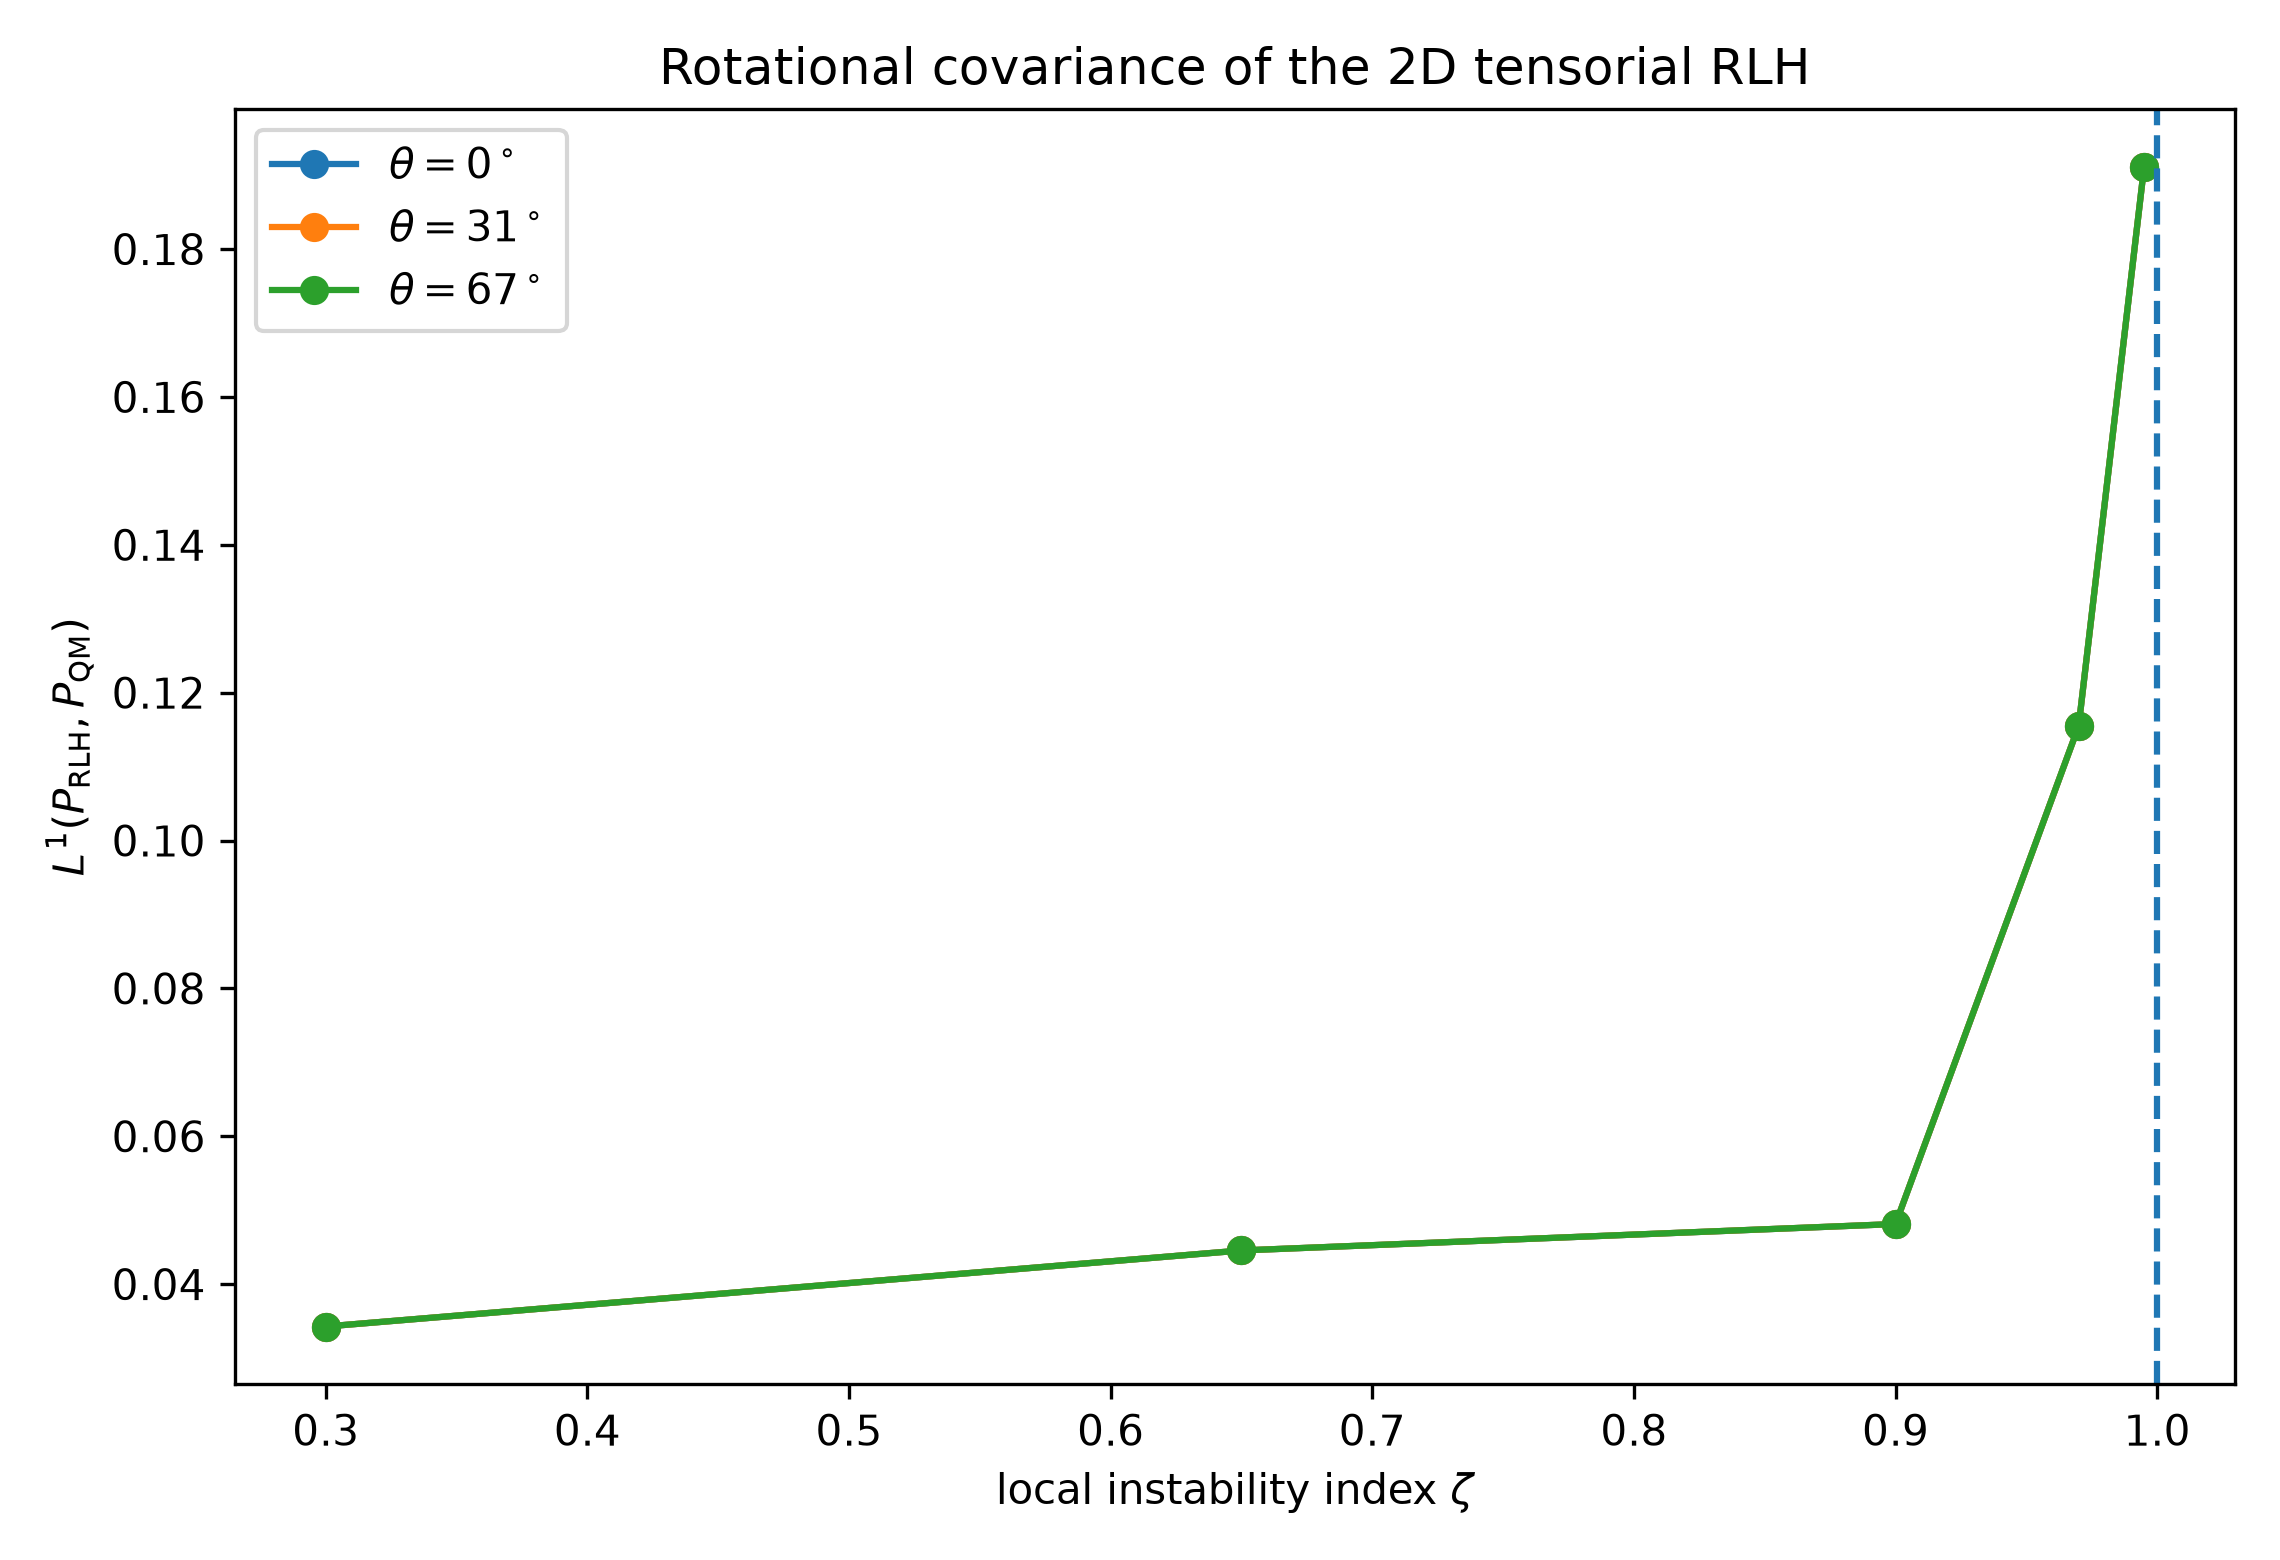

This chart was generated by the following Python code:
import csv
import numpy as np
import matplotlib.pyplot as plt
from scipy.linalg import eigh_tridiagonal


# ============================================================
# LHA-10D4
#
# Rotated 2D globally stable double well:
#
# V(u,v) =
#   -a u^2/2 + g u^4/4 + a^2/(4g)
#   + omega_perp^2 v^2/2
#
# Principal coordinates (u,v) are rotated relative to
# laboratory coordinates (x,y).
#
# Exact quantum PDF:
#
# P_QM(u,v) = P_DW_exact(u) P_HO_exact(v)
#
# RLH is evaluated tensorially in the laboratory frame.
#
# Units:
#   hbar = 1
#   M    = 1
# ============================================================


A = 1.0
G = 0.1
OMEGA_PERP = 1.7

ANGLES_DEG = [
    0.0,
    31.0,
    67.0,
]

ZETAS = [
    0.30,
    0.65,
    0.90,
    0.97,
    0.995,
    1.01,
]

# zeta = beta*sqrt(A)/pi
# with A=1:
# beta = pi*zeta


# ------------------------------------------------------------
# 1D exact double-well reference
# ------------------------------------------------------------

UMAX = 8.0
NU = 5001
N_STATES = 350

u_ref = np.linspace(
    -UMAX,
    UMAX,
    NU,
)

du = u_ref[1] - u_ref[0]

V_SHIFT = A*A/(4.0*G)

V_dw_ref = (
    -0.5*A*u_ref**2
    + 0.25*G*u_ref**4
    + V_SHIFT
)

diag = (
    1.0/du**2
    + V_dw_ref
)

off = np.full(
    NU-1,
    -0.5/du**2,
)

E, U = eigh_tridiagonal(
    diag,
    off,
    select="i",
    select_range=(
        0,
        N_STATES-1,
    ),
)

state_pdf = (
    U*U
) / du


def normalize_1d(p):

    return (
        p
        / np.trapezoid(
            p,
            u_ref,
        )
    )


def exact_dw_pdf(beta):

    w = np.exp(
        -beta*(E-E[0])
    )

    w /= np.sum(w)

    p = state_pdf @ w

    return normalize_1d(p)


# ------------------------------------------------------------
# Exact harmonic transverse PDF
# ------------------------------------------------------------

def exact_ho_pdf(v, beta):

    sigma2 = (
        1.0
        /
        (
            2.0
            * OMEGA_PERP
            * np.tanh(
                0.5
                * beta
                * OMEGA_PERP
            )
        )
    )

    return (
        np.exp(
            -v*v/(2.0*sigma2)
        )
        /
        np.sqrt(
            2.0*np.pi*sigma2
        )
    )


# ------------------------------------------------------------
# Spectral Xi_beta(kappa), F_beta(kappa)
# ------------------------------------------------------------

def spectral_Xi_F(kappa, beta):

    kappa = np.asarray(
        kappa,
        dtype=float,
    )

    Xi = np.empty_like(
        kappa
    )

    F = np.empty_like(
        kappa
    )

    valid = np.ones(
        kappa.shape,
        dtype=bool,
    )

    small = (
        np.abs(kappa)
        < 1.0e-8
    )

    # Series around kappa = 0:
    #
    # Xi =
    # 1 - beta^2 kappa/12
    #   + beta^4 kappa^2/120 + ...
    #
    # F = (Xi-1)/kappa

    Xi[small] = (
        1.0
        - beta**2*kappa[small]/12.0
        + beta**4*kappa[small]**2/120.0
    )

    F[small] = (
        -beta**2/12.0
        + beta**4*kappa[small]/120.0
    )

    # Positive curvature

    pos = (
        kappa > 1.0e-8
    )

    xi = (
        0.5
        * beta
        * np.sqrt(
            kappa[pos]
        )
    )

    Xi[pos] = (
        np.tanh(xi)
        / xi
    )

    F[pos] = (
        Xi[pos]-1.0
    ) / kappa[pos]

    # Negative curvature

    neg = (
        kappa < -1.0e-8
    )

    eta = (
        0.5
        * beta
        * np.sqrt(
            -kappa[neg]
        )
    )

    neg_indices = np.where(
        neg
    )[0]

    stable = (
        eta < np.pi/2.0
    )

    good = neg_indices[stable]
    bad = neg_indices[~stable]

    eta_good = eta[stable]

    Xi_good = (
        np.tan(eta_good)
        / eta_good
    )

    Xi[good] = Xi_good

    F[good] = (
        Xi_good-1.0
    ) / kappa[good]

    Xi[bad] = np.nan
    F[bad] = np.nan

    valid[bad] = False

    return Xi, F, valid


# ------------------------------------------------------------
# Laboratory grid
# ------------------------------------------------------------

XMAX = 7.0
NXY = 601

axis = np.linspace(
    -XMAX,
    XMAX,
    NXY,
)

dxy = axis[1] - axis[0]

X, Y = np.meshgrid(
    axis,
    axis,
    indexing="xy",
)


def rotation(theta):

    c = np.cos(theta)
    s = np.sin(theta)

    return np.array([
        [c, -s],
        [s,  c],
    ])


def lab_to_principal(
    X,
    Y,
    theta,
):

    c = np.cos(theta)
    s = np.sin(theta)

    # [u,v]^T = R^T [x,y]^T

    u = (
        c*X
        + s*Y
    )

    v = (
        -s*X
        + c*Y
    )

    return u, v


def normalize_2d(pdf):

    Z = np.sum(
        pdf
    ) * dxy*dxy

    return pdf/Z


def integrate_2d(field):

    return (
        np.sum(field)
        * dxy*dxy
    )


# ------------------------------------------------------------
# Exact 2D PDF
# ------------------------------------------------------------

def exact_2d_pdf(
    u,
    v,
    beta,
    p_dw_ref,
):

    p_u = np.interp(
        u.ravel(),
        u_ref,
        p_dw_ref,
        left=0.0,
        right=0.0,
    ).reshape(
        u.shape
    )

    p_v = exact_ho_pdf(
        v,
        beta,
    )

    return normalize_2d(
        p_u*p_v
    )


# ------------------------------------------------------------
# Tensorial RLH in laboratory coordinates
# ------------------------------------------------------------

def tensor_rlh_lab(
    X,
    Y,
    theta,
    beta,
):

    c = np.cos(theta)
    s = np.sin(theta)

    u, v = lab_to_principal(
        X,
        Y,
        theta,
    )

    # Potential

    V_dw = (
        -0.5*A*u*u
        + 0.25*G*u**4
        + V_SHIFT
    )

    V_trans = (
        0.5
        * OMEGA_PERP**2
        * v*v
    )

    V = (
        V_dw
        + V_trans
    )

    # Principal gradients

    gu = (
        -A*u
        + G*u**3
    )

    gv = (
        OMEGA_PERP**2
        * v
    )

    # Principal Hessian eigenvalues

    kappa_u = (
        -A
        + 3.0*G*u*u
    )

    kappa_v = np.full_like(
        u,
        OMEGA_PERP**2,
    )

    # Spectral functions

    Xi_u, F_u, valid_u = (
        spectral_Xi_F(
            kappa_u.ravel(),
            beta,
        )
    )

    Xi_v, F_v, valid_v = (
        spectral_Xi_F(
            kappa_v.ravel(),
            beta,
        )
    )

    Xi_u = Xi_u.reshape(
        u.shape
    )

    Xi_v = Xi_v.reshape(
        u.shape
    )

    F_u = F_u.reshape(
        u.shape
    )

    F_v = F_v.reshape(
        u.shape
    )

    valid = (
        valid_u.reshape(u.shape)
        &
        valid_v.reshape(u.shape)
    )

    # --------------------------------------------------------
    # Rotate gradient to laboratory frame:
    #
    # g_xy = R g_uv
    # --------------------------------------------------------

    gx = (
        c*gu
        - s*gv
    )

    gy = (
        s*gu
        + c*gv
    )

    # --------------------------------------------------------
    # F(H) in laboratory frame:
    #
    # F_lab = R diag(Fu,Fv) R^T
    # --------------------------------------------------------

    Fxx = (
        c*c*F_u
        + s*s*F_v
    )

    Fyy = (
        s*s*F_u
        + c*c*F_v
    )

    Fxy = (
        c*s
        * (F_u-F_v)
    )

    # Tensor contraction in laboratory coordinates:

    contraction_lab = (
        Fxx*gx*gx
        + 2.0*Fxy*gx*gy
        + Fyy*gy*gy
    )

    # Independent principal-axis expression.
    # Must agree pointwise to machine precision.

    contraction_principal = (
        F_u*gu*gu
        + F_v*gv*gv
    )

    good = (
        valid
        & np.isfinite(
            contraction_lab
        )
        & np.isfinite(
            contraction_principal
        )
    )

    if np.any(good):

        denom = np.maximum(
            1.0,
            np.abs(
                contraction_principal[good]
            )
        )

        contraction_error = np.max(
            np.abs(
                contraction_lab[good]
                - contraction_principal[good]
            )
            / denom
        )

    else:

        contraction_error = np.nan

    # Mixed Hessian component in laboratory frame.
    # Useful diagnostic showing that the rotated test really
    # has V_xy != 0.

    Hxy = (
        c*s
        * (kappa_u-kappa_v)
    )

    # If any spatial point is beyond the first caustic,
    # the derived global RLH PDF is not defined.

    if not np.all(valid):

        return {
            "pdf": None,
            "valid": valid,
            "u": u,
            "v": v,
            "kappa_u": kappa_u,
            "Xi_u": Xi_u,
            "contraction_error": contraction_error,
            "max_abs_Hxy": np.max(
                np.abs(Hxy)
            ),
        }

    Phi = (
        V
        + 0.5*contraction_lab
    )

    detXi = (
        Xi_u*Xi_v
    )

    log_pdf = (
        0.5*np.log(detXi)
        - beta*Phi
    )

    log_pdf -= np.max(
        log_pdf
    )

    pdf = np.exp(
        log_pdf
    )

    pdf = normalize_2d(
        pdf
    )

    return {
        "pdf": pdf,
        "valid": valid,
        "u": u,
        "v": v,
        "kappa_u": kappa_u,
        "Xi_u": Xi_u,
        "contraction_error": contraction_error,
        "max_abs_Hxy": np.max(
            np.abs(Hxy)
        ),
    }


# ------------------------------------------------------------
# Metrics
# ------------------------------------------------------------

def l1_distance(p, q):

    return integrate_2d(
        np.abs(p-q)
    )


def expectation(
    observable,
    pdf,
):

    return integrate_2d(
        observable*pdf
    )


# ------------------------------------------------------------
# Main scan
# ------------------------------------------------------------

rows = []

rotation_groups = {}

max_tensor_contraction_error = 0.0

print(
    "=== LHA-10D4 "
    "ROTATED 2D STABILIZED SADDLE ==="
)

print()

print(
    f"a            = {A:.8f}"
)

print(
    f"g            = {G:.8f}"
)

print(
    f"omega_perp   = {OMEGA_PERP:.8f}"
)

print(
    f"barrier      = {V_SHIFT:.8f}"
)

print()


for zeta in ZETAS:

    beta = (
        np.pi*zeta/np.sqrt(A)
    )

    p_dw_ref = exact_dw_pdf(
        beta
    )

    print(
        "========================================"
    )

    print(
        f"zeta = {zeta:.6f}"
    )

    print(
        f"beta = {beta:.10f}"
    )

    print(
        "========================================"
    )

    group = []

    for angle_deg in ANGLES_DEG:

        theta = np.deg2rad(
            angle_deg
        )

        u, v = lab_to_principal(
            X,
            Y,
            theta,
        )

        exact = exact_2d_pdf(
            u,
            v,
            beta,
            p_dw_ref,
        )

        result = tensor_rlh_lab(
            X,
            Y,
            theta,
            beta,
        )

        rlh = result["pdf"]

        valid = result["valid"]

        contraction_error = (
            result[
                "contraction_error"
            ]
        )

        if np.isfinite(
            contraction_error
        ):

            max_tensor_contraction_error = max(
                max_tensor_contraction_error,
                contraction_error,
            )

        invalid_fraction = (
            1.0
            - np.mean(valid)
        )

        invalid_exact_mass = (
            integrate_2d(
                exact*(~valid)
            )
        )

        max_abs_Hxy = (
            result[
                "max_abs_Hxy"
            ]
        )

        exact_u2 = expectation(
            u*u,
            exact,
        )

        exact_v2 = expectation(
            v*v,
            exact,
        )

        exact_r2 = expectation(
            X*X+Y*Y,
            exact,
        )

        if rlh is not None:

            rlh_u2 = expectation(
                u*u,
                rlh,
            )

            rlh_v2 = expectation(
                v*v,
                rlh,
            )

            rlh_r2 = expectation(
                X*X+Y*Y,
                rlh,
            )

            u2_err = (
                100.0
                * (rlh_u2-exact_u2)
                / exact_u2
            )

            v2_err = (
                100.0
                * (rlh_v2-exact_v2)
                / exact_v2
            )

            r2_err = (
                100.0
                * (rlh_r2-exact_r2)
                / exact_r2
            )

            l1 = l1_distance(
                rlh,
                exact,
            )

            status = "VALID"

        else:

            rlh_u2 = np.nan
            rlh_v2 = np.nan
            rlh_r2 = np.nan

            u2_err = np.nan
            v2_err = np.nan
            r2_err = np.nan
            l1 = np.nan

            status = "INVALID"

        print(
            f"theta={angle_deg:5.1f} deg  "
            f"status={status:7s}  "
            f"Hxy_max={max_abs_Hxy:9.4f}  "
            f"tensor-check={contraction_error:.3e}"
        )

        if rlh is not None:

            print(
                f"    "
                f"L1={l1:.6f}  "
                f"du2={u2_err:+8.3f}%  "
                f"dv2={v2_err:+8.3f}%  "
                f"dr2={r2_err:+8.3f}%"
            )

        else:

            print(
                f"    "
                f"invalid grid="
                f"{100*invalid_fraction:.4f}%  "
                f"exact probability in invalid region="
                f"{100*invalid_exact_mass:.4f}%"
            )

        row = [
            zeta,
            beta,
            angle_deg,
            status,
            max_abs_Hxy,
            contraction_error,
            invalid_fraction,
            invalid_exact_mass,
            exact_u2,
            rlh_u2,
            u2_err,
            exact_v2,
            rlh_v2,
            v2_err,
            exact_r2,
            rlh_r2,
            r2_err,
            l1,
        ]

        rows.append(row)

        group.append(row)

    rotation_groups[zeta] = group

    print()


# ------------------------------------------------------------
# Rotation-invariance audit
# ------------------------------------------------------------

print(
    "=== ROTATION-INVARIANCE AUDIT ==="
)

max_l1_spread = 0.0
max_u2_error_spread = 0.0
max_r2_error_spread = 0.0


for zeta in ZETAS:

    group = rotation_groups[
        zeta
    ]

    valid_rows = [
        r
        for r in group
        if r[3] == "VALID"
    ]

    if not valid_rows:
        continue

    l1_values = np.array([
        r[17]
        for r in valid_rows
    ])

    u2_values = np.array([
        r[10]
        for r in valid_rows
    ])

    r2_values = np.array([
        r[16]
        for r in valid_rows
    ])

    l1_spread = (
        np.max(l1_values)
        - np.min(l1_values)
    )

    u2_spread = (
        np.max(u2_values)
        - np.min(u2_values)
    )

    r2_spread = (
        np.max(r2_values)
        - np.min(r2_values)
    )

    max_l1_spread = max(
        max_l1_spread,
        l1_spread,
    )

    max_u2_error_spread = max(
        max_u2_error_spread,
        u2_spread,
    )

    max_r2_error_spread = max(
        max_r2_error_spread,
        r2_spread,
    )

    print(
        f"zeta={zeta:.3f}  "
        f"L1 spread={l1_spread:.3e}  "
        f"u2-error spread={u2_spread:.3e} pp  "
        f"r2-error spread={r2_spread:.3e} pp"
    )


# ------------------------------------------------------------
# Structural PASS / FAIL
# ------------------------------------------------------------

subcaustic_valid = all(
    r[3] == "VALID"
    for r in rows
    if r[0] < 1.0
)

supercaustic_invalid = all(
    r[3] == "INVALID"
    for r in rows
    if r[0] > 1.0
)

tensor_pass = (
    max_tensor_contraction_error
    < 1.0e-12
)

rotation_pass = (
    max_l1_spread < 2.0e-3
    and max_u2_error_spread < 0.2
    and max_r2_error_spread < 0.2
)


print()
print(
    "=== GLOBAL CHECKS ==="
)

print(
    "max tensor lab/principal contraction error = "
    f"{max_tensor_contraction_error:.6e}"
)

print(
    "max L1 rotation spread                    = "
    f"{max_l1_spread:.6e}"
)

print(
    "max u2-error rotation spread              = "
    f"{max_u2_error_spread:.6e} pp"
)

print(
    "max r2-error rotation spread              = "
    f"{max_r2_error_spread:.6e} pp"
)

print()

print(
    "SUB-CAUSTIC DOMAIN:",
    "PASS"
    if subcaustic_valid
    else "FAIL"
)

print(
    "SUPER-CAUSTIC DOMAIN:",
    "PASS"
    if supercaustic_invalid
    else "FAIL"
)

print(
    "TENSOR ROTATION IDENTITY:",
    "PASS"
    if tensor_pass
    else "FAIL"
)

print(
    "OBSERVABLE ROTATION INVARIANCE:",
    "PASS"
    if rotation_pass
    else "FAIL"
)

overall = (
    subcaustic_valid
    and supercaustic_invalid
    and tensor_pass
    and rotation_pass
)

print()

print(
    "OVERALL:",
    "PASS"
    if overall
    else "FAIL"
)


# ------------------------------------------------------------
# CSV
# ------------------------------------------------------------

with open(
    "lha10d4_rotated_2d_stabilized_saddle.csv",
    "w",
    newline="",
) as f:

    w = csv.writer(f)

    w.writerow([
        "zeta",
        "beta",
        "angle_deg",
        "status",
        "max_abs_Hxy",
        "tensor_contraction_rel_error",
        "invalid_grid_fraction",
        "exact_probability_invalid_region",
        "u2_exact",
        "u2_RLH",
        "u2_error_pct",
        "v2_exact",
        "v2_RLH",
        "v2_error_pct",
        "r2_exact",
        "r2_RLH",
        "r2_error_pct",
        "L1_RLH_exact",
    ])

    w.writerows(rows)


# ------------------------------------------------------------
# Simple validation figure
# ------------------------------------------------------------

fig, ax = plt.subplots(
    figsize=(7.6, 5.2)
)

for angle_deg in ANGLES_DEG:

    z_plot = []
    l1_plot = []

    for r in rows:

        if (
            r[2] == angle_deg
            and r[3] == "VALID"
        ):

            z_plot.append(
                r[0]
            )

            l1_plot.append(
                r[17]
            )

    ax.plot(
        z_plot,
        l1_plot,
        marker="o",
        label=(
            rf"$\theta={angle_deg:g}^\circ$"
        ),
    )


ax.axvline(
    1.0,
    linestyle="--",
)

ax.set_xlabel(
    r"local instability index $\zeta$"
)

ax.set_ylabel(
    r"$L^1(P_{\rm RLH},P_{\rm QM})$"
)

ax.set_title(
    "Rotational covariance of the 2D tensorial RLH"
)

ax.legend()

fig.tight_layout()

fig.savefig(
    "lha10d4_rotated_2d_stabilized_saddle.png",
    dpi=300,
)

fig.savefig(
    "lha10d4_rotated_2d_stabilized_saddle.pdf",
)


print()
print(
    "saved: "
    "lha10d4_rotated_2d_stabilized_saddle.csv"
)

print(
    "saved: "
    "lha10d4_rotated_2d_stabilized_saddle.png"
)

print(
    "saved: "
    "lha10d4_rotated_2d_stabilized_saddle.pdf"
)
